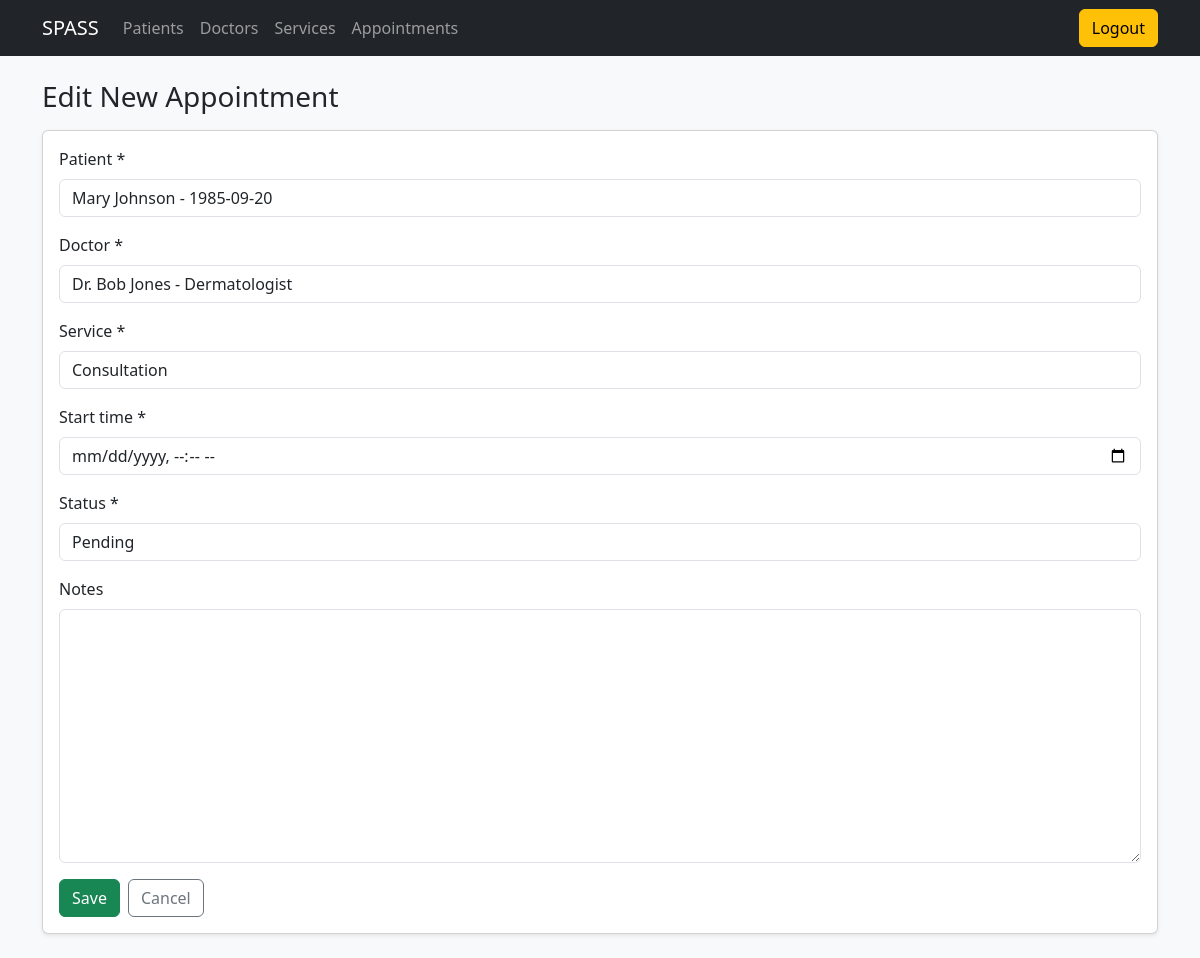
/appointments/update/13 (signed in), run on the app's committed database.
### scheduling/models.py (models this page shows, shortened)
class Appointment(Model):
    class Status(TextChoices):
        PENDING = "pending", "Pending"
        APPROVED = "approved", "Approved"
        CANCELLED = "cancelled", "Cancelled"
    patient = ForeignKey('Patient', on_delete=CASCADE, related_name='appointments')
    doctor = ForeignKey('Doctor', on_delete=CASCADE, related_name='appointment')
    service = ForeignKey('Service', on_delete=CASCADE, related_name='appointments')
    start_time = DateTimeField()
    status = CharField(max_length=20, choices=Status.choices, default=Status.PENDING)
    notes = TextField(blank=True)
    class Meta:
        ordering = ['start_time']

### scheduling/views.py (the view)
# urls.py: path('appointments/update/<int:pk>', views.AppointmentUpdateView.as_view(), name='update_appointment'),
class AppointmentUpdateView(PermissionRequiredMixin, UpdateView):
    model = Appointment
    form_class = AppointmentForm
    template_name = 'appointments/update_appointment.html'
    success_url = reverse_lazy('appointments')
    permission_required = ('scheduling.change_appointment')

### scheduling/forms.py
class AppointmentForm(BaseStyledModelForm):
    class Meta:
        model = Appointment
        fields = '__all__'
        widgets = {
            'start_time': DateInput(attrs={
                'type': 'datetime-local',
                'class': 'form-control',
                'placeholder': 'Select date and time'
            })
        }

### scheduling/models.py (called while the page is built)
    def __str__(self):
        return f'{self.name} - {self.specialization}'

    def __str__(self):
        return f'{self.name} - {self.dob}'

    def __str__(self):
        return self.name

### scheduling/templates/appointments/update_appointment.html (shortened to what this page needs)
{% extends "base.html" %}
{% block content %}
  <h1 class="h3 mb-3">Edit New Appointment</h1>
  <div class="card shadow-sm">
    <div class="card-body">
      <form method="post">
        {% include 'partials/_form_fields.html' with form=form %}
        <div class="d-flex gap-2">
          <button class="btn btn-success" type="submit">Save</button>
          <a class="btn btn-outline-secondary" href="{% url 'appointments' %}">Cancel</a>
        </div>
      </form>
    </div>
  </div>
{% endblock %}

### templates/partials/_form_fields.html (shortened to what this page needs)
{% for field in form %}
  <div class="mb-3">
    <label class="form-label">{{ field.label }}{% if field.field.required %} *{% endif %}</label>
    {{ field }}
  </div>
{% endfor %}

### data on the page
Appointment: form "Mary Johnson - 1985-09-20" "Dr. Bob Jones - Dermatologist" "Consultation" "Pending"

### other printed values
{{ field.label }} "Patient" "Doctor" "Service" "Start time" "Status" "Notes"
